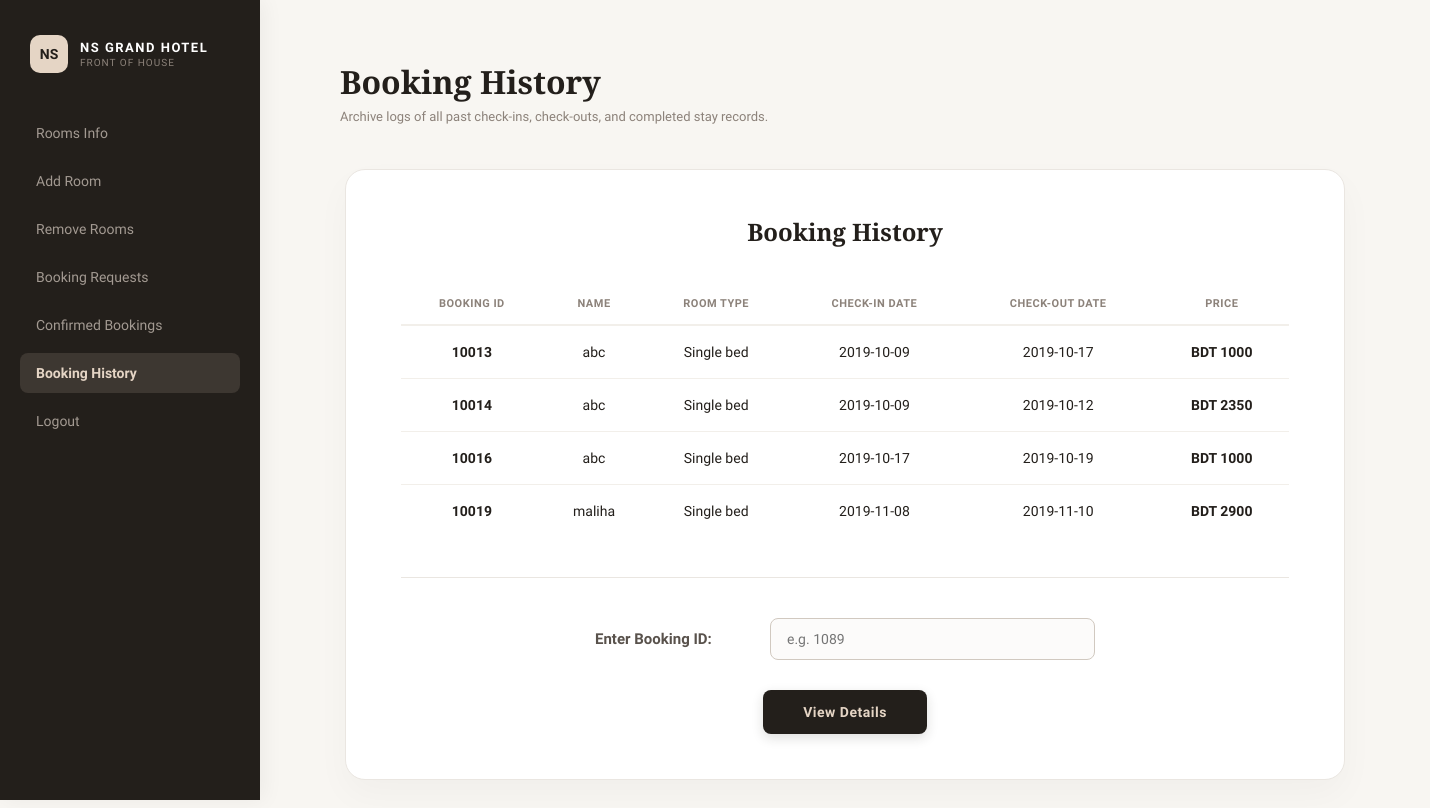
/booking_history.php, run on the app's committed database.
### tables this page shows
CREATE TABLE `booked_hist` (
  `phone` INT NOT NULL,
  `name` varchar(20) NOT NULL,
  `idproof` varchar(20) NOT NULL,
  `room_type` varchar(20) NOT NULL,
  `checkin` date NOT NULL,
  `checkout` date NOT NULL,
  `days` INT NOT NULL,
  `ac` varchar(5) NOT NULL,
  `breakfast` varchar(5) NOT NULL,
  `lunch` varchar(5) NOT NULL,
  `snacks` varchar(5) NOT NULL,
  `dinner` varchar(5) NOT NULL,
  `swimming` varchar(5) NOT NULL,
  `price` INT NOT NULL,
  `book_id` INT NOT NULL,
  PRIMARY KEY (`book_id`)
);

### booking_history.php (the view, shortened to what this page needs)
<!DOCTYPE html>
<html lang="en">
<head>
</head>
<body>
    <div class="sidebar">
        <div class="brand-section">
            <div class="logo-badge">NS</div>
            <div class="brand-text-wrapper">
                <div class="brand-title">NS Grand Hotel</div>
                <div class="brand-subtitle">Front of House</div>
            </div>
        </div>
        <ul class="menu-list">
            <li><a href="admin_view.php">Rooms Info</a></li>
            <li><a href="add_room_admin.php">Add Room</a></li>
            <li><a href="remove_room_admin.php">Remove Rooms</a></li>
            <li><a href="admin_room_status.php">Booking Requests</a></li>
            <li><a href="confirmed_bookings.php">Confirmed Bookings</a></li>
            <li><a href="booking_history.php" class="active">Booking History</a></li>
            <li><a href="index.php">Logout</a></li>
        </ul>
    </div>
    <div class="main-content">
        <div class="page-header">
            <h1>Booking History</h1>
            <p>Archive logs of all past check-ins, check-outs, and completed stay records.</p>
        </div>
        <div class="box-wrapper-centered">
            <div class="basic_box">
                <h2 class="table-title">Booking History</h2>
                <table class="rooms-table">
                    <thead>
                        <tr>
                            <th>Booking ID</th>
                            <th>Name</th>
                            <th>Room Type</th>
                            <th>Check-in Date</th>
                            <th>Check-out Date</th>
                            <th>Price</th>
                        </tr>
                    </thead>
                    <tbody>
                    <?php
                        $conn = new mysqli("localhost", "root", "", "hotel_management_system");
                        $sql1 = "SELECT * from booked_hist";
                        if ($result = mysqli_query($conn, $sql1)) {
                            while ($row = mysqli_fetch_row($result)) { ?>
                                <tr>
                                    <td class="booking-id-td"><?php echo $row[14]; ?></td>
                                    <td><?php echo $row[1]; ?></td>
                                    <td><?php echo $row[3]; ?></td>
                                    <td><?php echo $row[4]; ?></td>
                                    <td><?php echo $row[5]; ?></td>
                                    <td class="price-tag">BDT <?php echo $row[13]; ?></td>
                                </tr>
                            <?php }
                        }
                    ?>
                    </tbody>
                </table>
                <hr class="form-divider">
                <form action="admin_room_history.php" method="post">
                    <div class="action-form-container">
                        <div class="input-group">
                            <label for="book_id_input"><b>Enter Booking ID:</b></label>
                            <input type="number" name="book_id" id="book_id_input" placeholder="e.g. 1089" required>
                        </div>
                        <div class="btn-container">
                            <button type="submit">View Details</button>
                        </div>
                    </div>
                </form>
            </div>
        </div>
    </div>
</body>
</html>

### booking_history.php (style rules this page uses)
* { box-sizing: border-box; margin: 0; padding: 0; font-family: 'Plus Jakarta Sans', sans-serif; }
body { background-color: #F8F6F2; display: flex; min-height: 100vh; }
.sidebar { width: 260px; background-color: #231F1B; color: #FFFFFF; position: fixed; height: 100vh; display: flex; flex-direction: column; padding: 35px 20px; box-shadow: 4px 0px 20px rgba(0, 0, 0, 0.05); z-index: 10; }
.brand-section { display: flex; align-items: center; gap: 12px; margin-bottom: 40px; padding-left: 10px; }
.logo-badge { width: 38px; height: 38px; background: #E5D5C5; color: #231F1B; border-radius: 10px; display: flex; align-items: center; justify-content: center; font-weight: 600; font-size: 14px; }
.brand-text-wrapper { display: flex; flex-direction: column; }
.brand-title { font-size: 13px; color: #FFF; font-weight: 600; letter-spacing: 1.5px; text-transform: uppercase; }
.brand-subtitle { font-size: 10px; color: #8C827A; letter-spacing: 1px; text-transform: uppercase; margin-top: 2px; }
.menu-list { list-style: none; display: flex; flex-direction: column; gap: 8px; }
.menu-list li a { display: block; color: #A39A92; padding: 12px 16px; text-decoration: none; font-size: 14px; font-weight: 500; border-radius: 8px; transition: all 0.3s ease; }
.menu-list li a.active, .menu-list li a:hover { background-color: #3d3731; color: #E5D5C5; font-weight: 600; }
.main-content { margin-left: 260px; flex: 1; padding: 60px 80px; display: flex; flex-direction: column; }
.page-header { margin-bottom: 35px; text-align: left; }
.page-header h1 { font-family: 'Playfair Display', serif; font-size: 32px; color: #231F1B; font-weight: 600; margin-bottom: 6px; }
.page-header p { font-size: 13px; color: #8C827A; }
.box-wrapper-centered { width: 100%; display: flex; justify-content: center; margin-top: 10px; }
.basic_box { background: #FFFFFF; border-radius: 20px; padding: 45px 55px; width: 1000px; box-shadow: 0px 15px 35px rgba(0, 0, 0, 0.03); border: 1px solid #EAE6E1; }
.table-title { font-family: 'Playfair Display', serif; font-size: 24px; color: #231F1B; text-align: center; margin-bottom: 35px; font-weight: 600; }
.rooms-table { width: 100%; border-collapse: collapse; margin-bottom: 40px; }
.rooms-table th { font-size: 11px; text-transform: uppercase; letter-spacing: 0.5px; color: #8C827A; padding: 14px 10px; border-bottom: 2px solid #F2EFEA; font-weight: 600; text-align: center; }
.rooms-table td { font-size: 14px; color: #231F1B; padding: 18px 10px; border-bottom: 1px solid #F2EFEA; text-align: center; }
.rooms-table tr:last-child td { border-bottom: none; }
.booking-id-td { font-weight: 600; color: #231F1B; }
.price-tag { font-weight: 600; color: #C49A6C; }
.form-divider { border: 0; height: 1px; background: #EAE6E1; margin: 40px 0; }
.action-form-container { max-width: 500px; margin: 0 auto; display: flex; flex-direction: column; gap: 20px; }
.input-group { display: flex; align-items: center; justify-content: space-between; gap: 15px; }
.input-group label { font-size: 15px; font-weight: 500; color: #59524C; white-space: nowrap; }
input[type="number"] { width: 65%; padding: 12px 16px; border: 1px solid #D1C9C0; border-radius: 8px; background-color: #FCFBFA; font-size: 14px; color: #231F1B; outline: none; transition: all 0.3s ease; }
.btn-container { text-align: center; margin-top: 10px; }
button[type="submit"] { background-color: #231F1B; color: #E5D5C5; border: none; padding: 14px 40px; font-size: 14px; font-weight: 600; border-radius: 8px; cursor: pointer; letter-spacing: 0.5px; transition: all 0.3s ease; box-shadow: 0 4px 12px rgba(35, 31, 27, 0.15); }

### data on the page
booked_hist: book_id "10013", name "abc", room_type "Single bed", checkin "2019-10-09", checkout "2019-10-17", price "1000"
booked_hist: book_id "10014", name "abc", room_type "Single bed", checkin "2019-10-09", checkout "2019-10-12", price "2350"
booked_hist: book_id "10016", name "abc", room_type "Single bed", checkin "2019-10-17", checkout "2019-10-19", price "1000"
booked_hist: book_id "10019", name "maliha", room_type "Single bed", checkin "2019-11-08", checkout "2019-11-10", price "2900"
